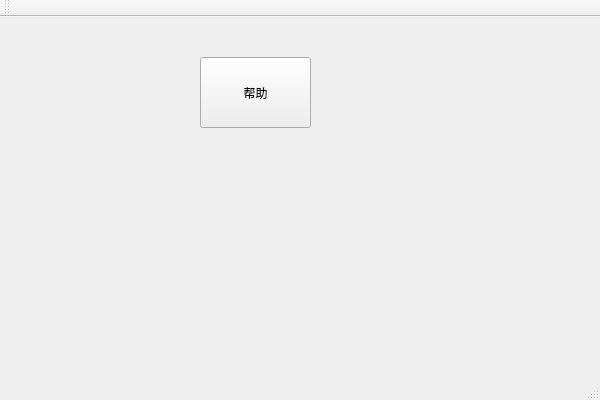
<?xml version="1.0" encoding="UTF-8"?>
<ui version="4.0">
 <class>Qtool_testClass</class>
 <widget class="QMainWindow" name="Qtool_testClass">
  <property name="geometry">
   <rect>
    <x>0</x>
    <y>0</y>
    <width>600</width>
    <height>400</height>
   </rect>
  </property>
  <property name="windowTitle">
   <string>Qtool_test</string>
  </property>
  <property name="iconSize">
   <size>
    <width>48</width>
    <height>48</height>
   </size>
  </property>
  <property name="toolButtonStyle">
   <enum>Qt::ToolButtonTextBesideIcon</enum>
  </property>
  <property name="animated">
   <bool>true</bool>
  </property>
  <widget class="QWidget" name="centralWidget">
   <widget class="QToolButton" name="ok_tool">
    <property name="enabled">
     <bool>true</bool>
    </property>
    <property name="geometry">
     <rect>
      <x>200</x>
      <y>40</y>
      <width>111</width>
      <height>71</height>
     </rect>
    </property>
    <property name="text">
     <string>帮助</string>
    </property>
    <property name="icon">
     <iconset resource="Qtool_test.qrc">
      <normaloff>:/image/Resources/help_48px_36121_easyicon.net.png</normaloff>:/image/Resources/help_48px_36121_easyicon.net.png</iconset>
    </property>
    <property name="iconSize">
     <size>
      <width>48</width>
      <height>48</height>
     </size>
    </property>
    <property name="checkable">
     <bool>true</bool>
    </property>
    <property name="toolButtonStyle">
     <enum>Qt::ToolButtonTextUnderIcon</enum>
    </property>
    <property name="autoRaise">
     <bool>false</bool>
    </property>
    <property name="arrowType">
     <enum>Qt::NoArrow</enum>
    </property>
   </widget>
  </widget>
  <widget class="QMenuBar" name="menuBar">
   <property name="geometry">
    <rect>
     <x>0</x>
     <y>0</y>
     <width>600</width>
     <height>23</height>
    </rect>
   </property>
  </widget>
  <widget class="QToolBar" name="mainToolBar">
   <attribute name="toolBarArea">
    <enum>TopToolBarArea</enum>
   </attribute>
   <attribute name="toolBarBreak">
    <bool>false</bool>
   </attribute>
  </widget>
  <widget class="QStatusBar" name="statusBar"/>
 </widget>
 <layoutdefault spacing="6" margin="11"/>
 <resources>
  <include location="Qtool_test.qrc"/>
 </resources>
 <connections/>
</ui>
